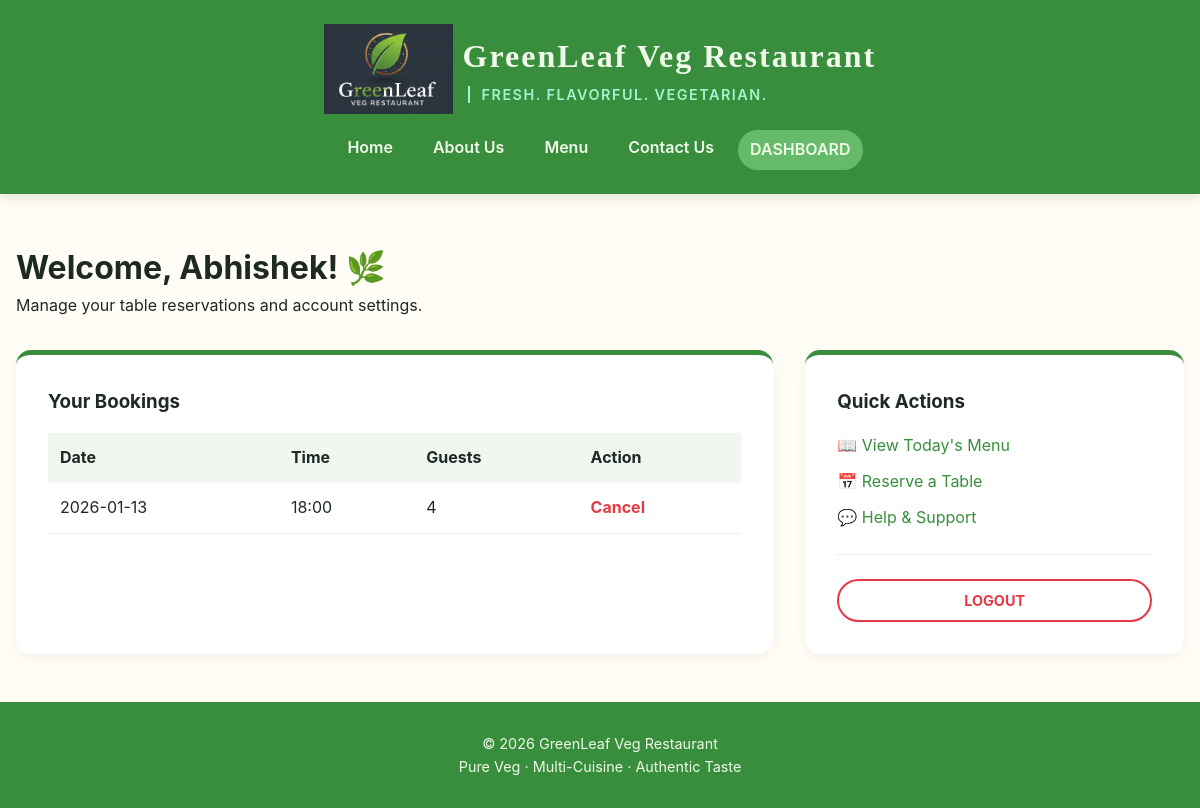
/dashboard.php (signed in), run on the app's committed database.
### tables this page shows
CREATE TABLE `reservations` (
  `id` int(11) NOT NULL,
  `name` varchar(100) NOT NULL,
  `email` varchar(100) NOT NULL,
  `phone` varchar(20) DEFAULT NULL,
  `guests` int(11) NOT NULL,
  `reservation_date` date NOT NULL,
  `reservation_time` varchar(5) NOT NULL,
  `user_id` int(11) DEFAULT NULL
);

### dashboard.php (the view, shortened to what this page needs)
<?php
require 'config.php';
$user_id = $_SESSION['user_id'];
$user_name = $_SESSION['user_name'];
$stmt = $dbh->prepare("SELECT * FROM reservations WHERE user_id = ? ORDER BY reservation_date DESC");
$stmt->execute([$user_id]);
$bookings = $stmt->fetchAll();
?>
<!DOCTYPE html>
<html lang="en">
<head>
    <link rel="stylesheet" href="assets/css/index-styles.css" type="text/css">
    <link rel="stylesheet" href="assets/css/dashboard-styles.css" type="text/css">
</head>
<body>
    <?php include 'header.php'; ?>
    <div class="dashboard-wrapper">
        <header class="page-intro">
            <h1 class="main-title">Welcome, <?php echo htmlspecialchars($user_name); ?>! 🌿</h1>
            <p class="subtitle">Manage your table reservations and account settings.</p>
        </header>
        <div class="dashboard-grid">
            <section class="dashboard-card">
                <h3>Your Bookings</h3>
                <div class="table-container" style="overflow-x: auto;">
                    <table style="width:100%; border-collapse: collapse; margin-top: 1rem;">
                        <tr style="background: #f0f7f0; text-align: left;">
                            <th style="padding: 12px;">Date</th>
                            <th style="padding: 12px;">Time</th>
                            <th style="padding: 12px;">Guests</th>
                            <th style="padding: 12px;">Action</th>
                        </tr>
                        <?php if($bookings): ?>
                            <?php foreach($bookings as $row): ?>
                            <tr style="border-bottom: 1px solid #eee;">
                                <td style="padding: 12px;"><?php echo $row['reservation_date']; ?></td>
                                <td style="padding: 12px;"><?php echo $row['reservation_time']; ?></td>
                                <td style="padding: 12px;"><?php echo $row['guests']; ?></td>
                                <td style="padding: 12px;"><a href="cancel-booking.php?id=<?php echo $row['id']; ?>"
                                    onclick="return confirm('Are you sure you want to cancel this reservation?');"
                                    style="color: #e63946; font-weight: bold; text-decoration: none;">
                                    Cancel
                                    </a>
                                </td>
                            </tr>
                            <?php endforeach; ?>
                        <?php else: ?>
                            <tr><td colspan="4" style="padding: 20px; text-align: center;">No bookings yet. <a href="reservation.php" class="text-link" style="text-decoration-line: underline;">Book a table now!</a></td></tr>
                        <?php endif; ?>
                    </table>
                </div>
            </section>
            <aside class="dashboard-card">
                <h3>Quick Actions</h3>
                <ul style="list-style: none; padding: 0; margin-top: 1rem;">
                    <li style="margin-bottom: 10px;"><a href="menu.php" style="text-decoration: none; color: var(--color-primary-green);">📖 View Today's Menu</a></li>
                    <li style="margin-bottom: 10px;"><a href="reservation.php" style="text-decoration: none; color: var(--color-primary-green);">📅 Reserve a Table</a></li>
                    <li style="margin-bottom: 10px;"><a href="contact.php" style="text-decoration: none; color: var(--color-primary-green);">💬 Help & Support</a></li>
                </ul>
                <hr style="margin: 1.5rem 0; border: 0; border-top: 1px solid #eee;">
                <a href="logout.php" class="nav-btn logout-btn" style="display: block; text-align: center;">Logout</a>
            </aside>
        </div>
    </div>
    <?php include 'footer.php'; ?>
</body>
</html>

### assets/css/index-styles.css (style rules this page uses)
* { margin: 0; padding: 0; box-sizing: border-box; }
:root { --color-text-dark: #1f2924; --color-text-light: #f0f8e9; --color-background-main: #fffdf5; --color-primary-green: #388e3c; --color-accent-green: #66bb6a; --color-gold: #ffb300; --font-display: 'Playfair Display', serif; --font-body: 'Inter', sans-serif; }
body { font-family: var(--font-body); background-color: var(--color-background-main); color: var(--color-text-dark); line-height: 1.6; overflow-x: hidden; }
.nav-btn { padding: 8px 20px; border-radius: 50px; font-weight: 700; text-transform: uppercase; font-size: 0.9rem; text-decoration: none; transition: all 0.3s ease; }

### assets/css/dashboard-styles.css (style rules this page uses)
.logout-btn { border: 2px solid #e63946; color: #e63946; background: transparent; }
.dashboard-wrapper { width: 100%; max-width: 1200px; margin: 0 auto; padding: 3rem 1rem; }
.dashboard-grid { display: grid; grid-template-columns: 2fr 1fr; gap: 2rem; margin-top: 2rem; }
.dashboard-card { background: #ffffff; padding: 2rem; border-radius: 15px; box-shadow: 0 4px 15px rgba(0, 0, 0, 0.05); border-top: 5px solid var(--color-primary-green); }

### data on the page
reservations: reservation_date "2026-01-13", reservation_time "18:00", guests "4"

### other printed values
$user_name "Abhishek"
